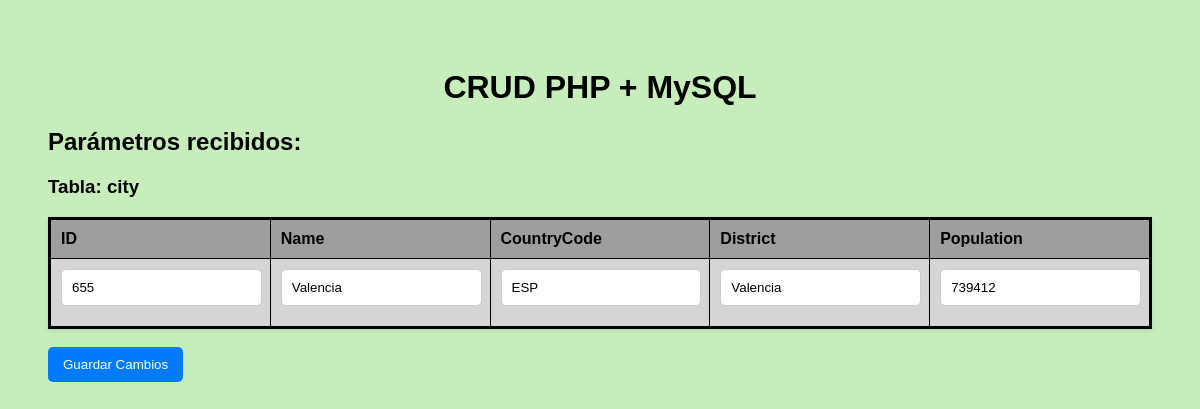
The app's page /edit.php?table=city&id=655 with its own data.
### tables this page shows
CREATE TABLE `city` (
  `ID` int NOT NULL AUTO_INCREMENT,
  `Name` char(35) NOT NULL DEFAULT '',
  `CountryCode` char(3) NOT NULL DEFAULT '',
  `District` char(20) NOT NULL DEFAULT '',
  `Population` int NOT NULL DEFAULT '0',
  PRIMARY KEY (`ID`),
  KEY `CountryCode` (`CountryCode`),
  CONSTRAINT `city_ibfk_1` FOREIGN KEY (`CountryCode`) REFERENCES `country` (`Code`)
);

### Mysql.php (the view, shortened to what this page needs)
<?php
class Mysql{
    private $conn;
    private $res;
    public function __construct($server, $database, $username, $password){
        $this->server = $server;
        $this->database = $database;
        $this->username = $username;
        $this->password = $password;
        $this->conn = mysqli_connect($this->server, $this->username, $this->password, $this->database);
        return;
    }
    private function get_res_query($query){
        $this->res = mysqli_query($this->conn, $query);
        return;
    }
    private function get_col_names(){
        $col_names = array();
        for($i=0; $i < $this->res->field_count; $i++){
            $field = $this->res->fetch_field();
            $col_names[] = $field;
        }
        return $col_names;
    }
    public function select_edit_fields($params) {
        $table = "";
        $query = "SELECT * FROM ";
        $where = "WHERE ";
        foreach ($params as $key => $value) {
            if ($key === 'table') {
                $table = $value;
            }else{
                $where .= $key . " = '" . $value . "'";
            }
        }
        $query = $query . $table . " " . $where;
        $this->get_edit_table($query);
        return;
    }
    public function get_edit_table($query){
        $this->get_res_query($query);
        $field_count = mysqli_num_fields($this->res);
        $col_names = $this->get_col_names();
        echo "<form method='post' action='update.php'>";
        echo "<table border='1'>";
        echo "<tr>";
        for($x=0; $x<count($col_names);$x++){
            echo "<th>" . $col_names[$x]->name . "</th>";
        }
        echo "</tr>";
        while ($row = mysqli_fetch_array($this->res)) {
            echo "<tr>";
            for($x=0; $x<$field_count;$x++){
                echo "<td><input type='text' name='" . $col_names[$x]->name . "' value='" . $row[$x] . "'></td>";
            }
            echo "</tr>";
        }
        echo "</table>";
        echo "<br><button type='submit'>Guardar Cambios</button>";
        echo "</form>";
    }
}
?>

### css/style.css (style rules this page uses)
body { font-family: Arial, sans-serif; background: #c8edbcff; padding: 40px; }
input[type="text"], input[type="email"] { width: 90%; padding: 10px; margin-bottom: 10px; border: 1px solid #ccc; border-radius: 5px; }
button { background: #007BFF; color: #fff; border: none; padding: 10px 15px; border-radius: 5px; cursor: pointer; }
table { border: 3px solid #000000ff; width: 100%; border-collapse: collapse; background: #fff; box-shadow: 0 2px 5px rgba(0,0,0,0.1); }
th { background-color: #9e9e9eff; }
td { background-color: #d5d5d5ff; }
th, td { padding: 10px; text-align: left }

### records on screen
city: ID "655", Name "Valencia", CountryCode "ESP", District "Valencia", Population "739412"

### other values on screen
$obj_mysql->table "city"
$col_names[$x]->name "ID"
$col_names[$x]->name "Name"
$col_names[$x]->name "CountryCode"
$col_names[$x]->name "District"
$col_names[$x]->name "Population"
